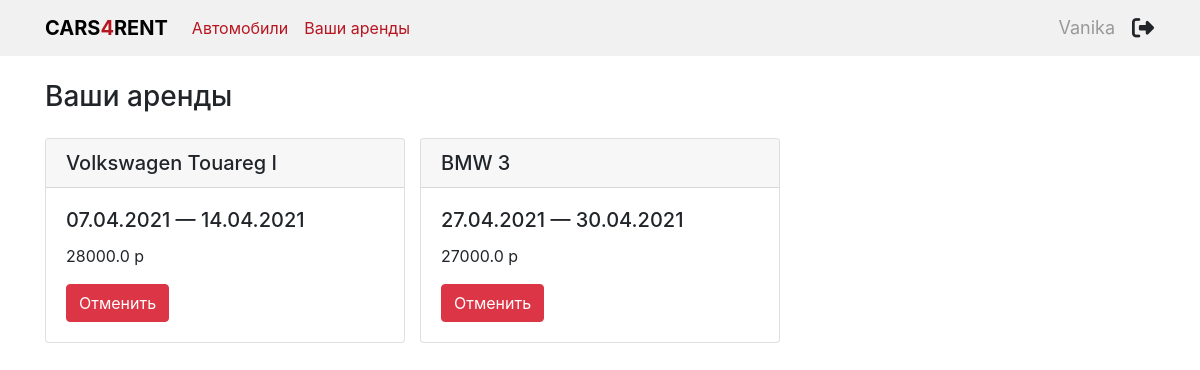
Page /rent/user_rents/1 on the earlier database version.
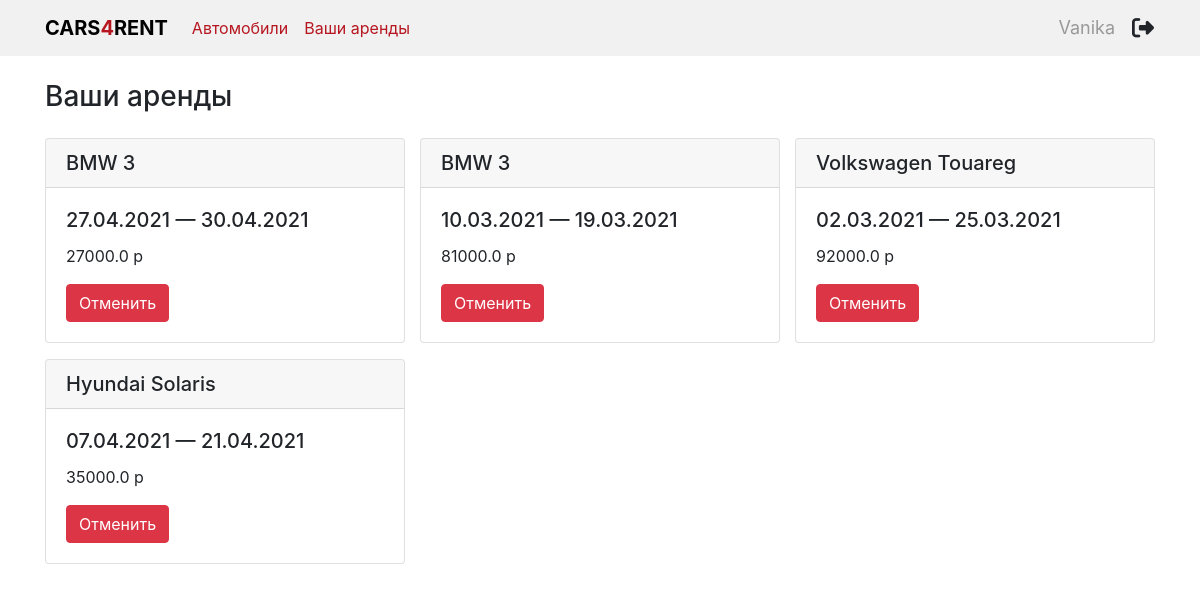
Same page on the later database version.
### RentCar/apps/rent/models.py (models this page shows, shortened)
class Rent(models.Model):
    class Meta:
        db_table = 'Rent'
        verbose_name = 'Аренда'
        verbose_name_plural = 'Аренды'
    rent_id = models.AutoField('id', primary_key=True)
    cars = models.ForeignKey('Cars', on_delete=models.CASCADE)
    user = models.ForeignKey('auth.user', on_delete=models.CASCADE)
    rent_date = models.DateTimeField('Дата бронирования', blank=True)
    rent_from = models.DateField('Начало аренды')
    rent_till = models.DateField('Конец аренды')
    total_price = models.FloatField('Стоимость аренды', blank=True)

class Cars(models.Model):
    class Meta:
        db_table = 'Cars'
        verbose_name = 'Автомобиль'
        verbose_name_plural = 'Автомобили'
    car_id = models.AutoField('id', primary_key=True)
    brand = models.CharField('Марка', max_length=100)
    model = models.CharField('Модель', max_length=100)
    release_year = models.IntegerField('Год выпуска')
    color = models.CharField('Цвет', max_length=100)
    image = models.CharField('Изображение', max_length=200, default='https://upload.wikimedia.org/wikipedia/commons/thumb/f/f0/Car_with_Driver-Silhouette.svg/1200px-Car_with_Driver-Silhouette.svg.png')
    engine = models.FloatField('Объем двигателя')
    hp = models.IntegerField('Лошадиные силы')
    gearbox = models.CharField('Коробка', max_length=100)
    price = models.FloatField('Цена')
    def __str__(self):
        return f'{self.brand} {self.model}'

### RentCar/apps/rent/views.py (the view)
# urls.py: path('user_rents/<int:user_id>', views.user_rents, name='user_rents'),
def user_rents(request, user_id):
    curr_user = get_object_or_404(User, pk=user_id)
    linked_rents = curr_user.rent_set.all()
    return render(request, 'rent/list_rents.html', {'rent_list': linked_rents, 'user': curr_user})

### RentCar/templates/rent/list_rents.html (shortened to what this page needs)
{% extends 'base.html' %}
{% block content %}
    <h3 class="my-4">Ваши аренды</h3>
    {% if rent_list %}
<div class="row ml-0">
    {% for rent in rent_list %}
        <div class="col-4 mb-3 pl-0">
        <div class="card">
          <h5 class="card-header">{{ rent.cars }}</h5>
          <div class="card-body">
            <h5 class="card-title">{{rent.rent_from |date:"d.m.Y"}} — {{rent.rent_till|date:"d.m.Y"}}</h5>
            <p class="card-text">{{rent.total_price}} р</p>
            <form action="{% url 'rent:delete_rent' rent.rent_id user.id%}" method="POST">
                <button class="btn btn-danger" type = "submit">Отменить</button>
            </form>
          </div>
        </div>
        </div>
        {% endfor %}
    {% else %}
        Аренды отсутствуют
</div>
    {% endif %}
{% endblock %}

### RentCar/templates/base.html (shortened to what this page needs)
<!doctype html>
<html lang="ru">
<head>
<link rel="stylesheet" type="text/css" href="https://stackpath.bootstrapcdn.com/bootstrap/4.5.2/css/bootstrap.min.css">
</head>
<body>
<nav class="navbar navbar-expand-lg">
  <div class="container">
      <a class="navbar-brand" href="{% url 'rent:cars' %}">Cars<span>4</span>Rent</a>
    <div class="collapse navbar-collapse" id="navbarSupportedContent">
      <ul class="navbar-nav mr-auto mb-2 mb-lg-0">
        <li class="nav-item">
          <a class="nav-link active" aria-current="page" href="{% url 'rent:cars'%}">Автомобили</a>
        </li>
        <li class="nav-item">
            {% if user.is_authenticated %}
          <a class="nav-link" href="{% url 'rent:user_rents' user.id%}">Ваши аренды</a>
            {% endif %}
        </li>
      </ul>
      {% if user.is_authenticated %}
        <h4 class="mb-0">{{ user.username }}</h4>
        <a class="btn p-0 logout" href="{% url 'logout' %}" role="button"><i class="fas fa-sign-out-alt"></i></a>
      {% else %}
          <a class="btn logout p-0" href="{% url 'login' %}" role="button"><h4 class="mb-0">Личный кабинет</h4></a>
        <a class="btn logout p-0" href="{% url 'login' %}" role="button"><i class="fas fa-user-tie"></i></a>
      {% endif %}
    </div>
  </div>
</nav>
<div class="container">
{% block content%}{% endblock %}
</div>
</body>
</html>

### RentCar/templates/base.html (style rules this page uses)
nav { background: #f1f1f1; }
.navbar-brand { text-transform: uppercase; color: black !important; font-weight: 700; }
.navbar-brand > span { color: #b61620; }
.nav-link { color: #b61620 !important; }
nav h4 { text-transform: capitalize; color: #999999; font-weight: 400; font-size: 18px; margin-right: 1rem; }
.logout { font-size: 22px; }

Differences in the rows shown:
removed Rent: cars "Volkswagen Touareg I", rent_from "07.04.2021", rent_till "14.04.2021", total_price "28000.0"
added Rent: cars "BMW 3", rent_from "10.03.2021", rent_till "19.03.2021", total_price "81000.0"
added Rent: cars "Volkswagen Touareg", rent_from "02.03.2021", rent_till "25.03.2021", total_price "92000.0"
added Rent: cars "Hyundai Solaris", rent_from "07.04.2021", rent_till "21.04.2021", total_price "35000.0"
